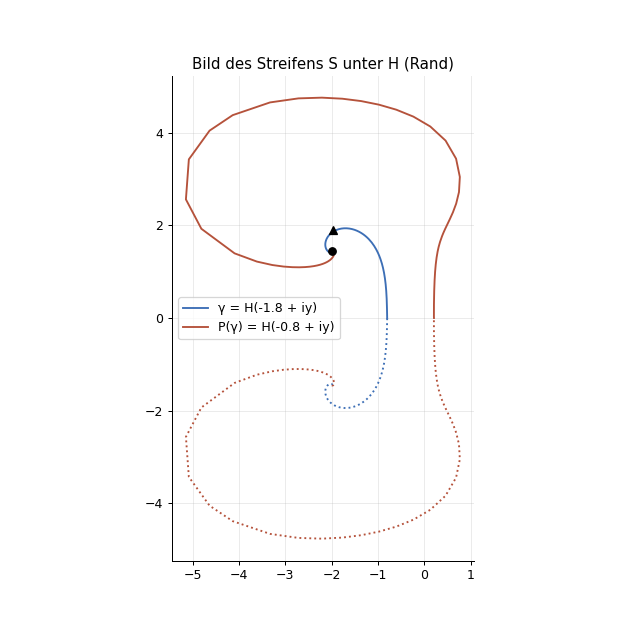

This figure's Python source:
"""Ist die Kneser-artige Hexation auf dem Streifen S = {a ≤ Re z ≤ a + 1} (links der ersten Verzweigung bei Re −0.741) holomorph und injektiv?
 H(z) = F_q(x* + z + θ(x* + z)) mit dem groben θ (hex_lauf_2.json, K = 128), F_q mit Blattverfolgung auf senkrechten Wegen von oben.
 Ränder γ = H(a + iy) und P(γ) = H(a + 1 + iy), y ≥ 0 (unten konjugiert). Prüft: Ränder einfach und disjunkt, w_b im Inneren.
 Aufruf: streifen.py a
"""
import sys, time, json
HIER = r"D:/Users/janis/Documents/Matura/tetration-graph/experimente"
sys.path.insert(0, HIER + "/prototypen_hexation")
sys.path.insert(0, HIER)
import numpy as np
import mpmath as mp
import matplotlib
matplotlib.use("Agg")
import matplotlib.pyplot as plt
from blatt import BlattPentation, verfolge
from hexq import HexQ
from stufen import psi_wert
mp.mp.dps = 30
t0 = time.time()
a = mp.mpf(sys.argv[1]) if len(sys.argv) > 1 else mp.mpf("-1.8")
HQ = HexQ("2", mp.mpf("-1.7439"), mp.mpc("-1.99294843593232", "1.44512849663921"))
BP = BlattPentation("2")
K = 128
alt = json.load(open(HIER + "/prototypen_hexation/hex_lauf_2.json"))
g = [mp.mpf(v) for v in alt[str(K)]["g"]]
def dft(f):
    M = len(f)
    return [mp.fsum(f[j] * mp.expjpi(-2 * n * mp.mpf(j) / M) for j in range(M)) / M for n in range(M)]
gh = dft(g)
def g_at(x):
    return mp.re(gh[0] + sum(2 * mp.re(gh[n] * mp.expjpi(2 * n * x)) for n in range(1, K // 2)) + mp.re(gh[K // 2] * mp.cos(mp.pi * K * x)))
xs = [mp.mpf(j) / K for j in range(K)]
u = [mp.mpf(0)] * K
for it in range(300):
    v = [g_at(x + uu) for x, uu in zip(xs, u)]
    vh = dft(v)
    koef = [1j * vh[0]] + [2j * vh[n] for n in range(1, K // 2)]
    un = [mp.re(mp.fsum(koef[n] * mp.expjpi(2 * n * x) for n in range(len(koef)))) for x in xs]
    if max(abs(p - r) for p, r in zip(u, un)) < mp.mpf(10) ** -22:
        break
    u = un
theta = lambda z: mp.fsum(koef[n] * mp.exp(2j * mp.pi * n * z) for n in range(len(koef)))
XS = mp.mpf(alt[str(K)]["x_stern"])


def H_weg(zs):
    zetas = [XS + z + theta(XS + z) for z in zs]
    n = max(0, max(int(mp.ceil(mp.re((mp.log(abs(mp.exp(c * HQ.lnmu))) - mp.log(HQ.rlok)) / mp.re(HQ.lnmu)))) for c in zetas)) + 1
    w = [psi_wert(HQ.q, HQ.psi, mp.exp((c - n) * HQ.lnmu)) for c in zetas]
    sp = [mp.mpf(0)] * len(zs)
    for _ in range(n):
        w, s_ = BP.P_pfad(w)
        sp = [max(x, y) for x, y in zip(sp, s_)]
    return w, sp


raender = {}
for kante in (a, a + 1):
    ys = [mp.mpf(8) * (mp.mpf("0.0025") / 8) ** (mp.mpf(k) / 300) for k in range(301)]     # 8 … 0.0025 geometrisch
    p, w, sm = verfolge([kante + 1j * y for y in ys], H_weg, runden=8)
    raender[float(kante)] = (np.array([complex(z) for z in p]), np.array([complex(x) for x in w]))
    print(f"[{time.time() - t0:5.0f}s] Rand Re z = {mp.nstr(kante, 4)}: {len(p)} Punkte, Sprung {mp.nstr(sm, 3)}, "
          f"oben H = {mp.nstr(w[0], 8)} (q = {mp.nstr(HQ.q, 8)}), unten H = {mp.nstr(w[-1], 10)}", flush=True)
links, rechts = raender[float(a)][1], raender[float(a + 1)][1]
print("  Kontrolle P(H(a + iy)) = H(a + 1 + iy) oben:", mp.nstr(abs(BP.Pe.P([mp.mpc(links[0])])[0] - rechts[0]), 3))


def schnitte(c1, c2, selbst=False):
    n = 0
    for i in range(len(c1) - 1):
        for j in range(i + 2 if selbst else 0, len(c2) - 1):
            p1, p2, p3, p4 = c1[i], c1[i + 1], c2[j], c2[j + 1]
            d = (p2 - p1).real * (p4 - p3).imag - (p2 - p1).imag * (p4 - p3).real
            if d == 0:
                continue
            t = ((p3 - p1).real * (p4 - p3).imag - (p3 - p1).imag * (p4 - p3).real) / d
            s = ((p3 - p1).real * (p2 - p1).imag - (p3 - p1).imag * (p2 - p1).real) / d
            if 1e-9 < t < 1 - 1e-9 and 1e-9 < s < 1 - 1e-9:
                n += 1
    return n


rand = np.concatenate([links[::-1][:-1], np.conj(links), np.conj(rechts[::-1]), rechts])   # geschlossen über q̄ und q (Enden nahe q)
print(f"  Selbstschnitte γ: {schnitte(links, links, True)}, P(γ): {schnitte(rechts, rechts, True)}, γ mit P(γ): {schnitte(links, rechts)}")
wb = complex(-1.9786, 1.91185)
pfad = rand
wind = np.sum(np.angle(np.roll(pfad, -1)[:-1] - wb) - np.angle(pfad[:-1] - wb))
umlauf = np.sum(np.angle((np.roll(pfad, -1)[:-1] - wb) / (pfad[:-1] - wb))) / (2 * np.pi)
print(f"  Umlaufzahl des Randes um w_b ≈ {umlauf:.3f} (≠ 0: w_b liegt im Bild H(S))")
fig, ax = plt.subplots(figsize=(7, 7))
for c, f, name in ((links, "#3d6fb6", f"γ = H({float(a):.1f} + iy)"), (rechts, "#b5523b", f"P(γ) = H({float(a) + 1:.1f} + iy)")):
    ax.plot(c.real, c.imag, color=f, label=name); ax.plot(c.real, -c.imag, color=f, ls=":")
ax.plot([complex(HQ.q).real], [complex(HQ.q).imag], "ko"); ax.plot([wb.real], [wb.imag], "k^")
ax.set_aspect("equal"); ax.legend(); ax.set_title("Bild des Streifens S unter H (Rand)")
plt.savefig(HIER + "/prototypen_hexation/streifen.png", dpi=90)
print(f"fertig [{time.time() - t0:.0f}s]")
